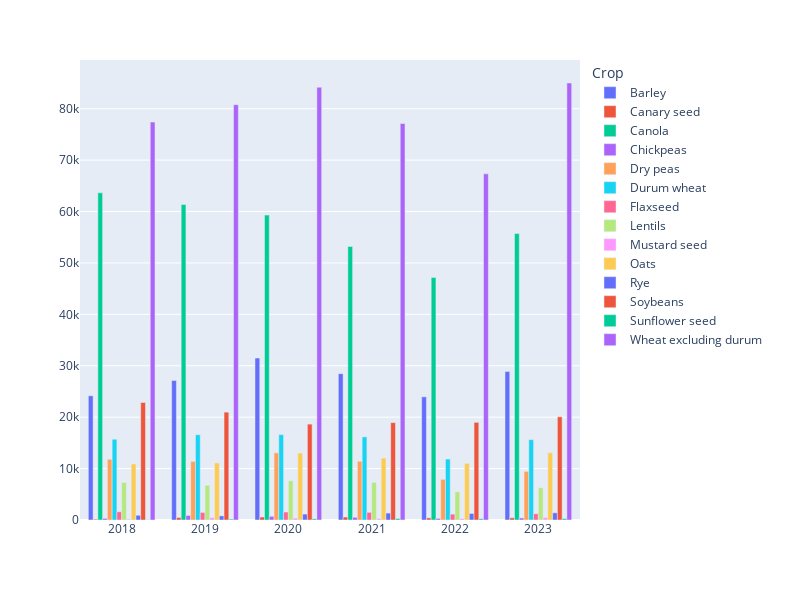

Notebook source saved alongside this figure:
### Code cell
fig = px.bar(df_grouped, color='Crop', y='Metric_Tonnes', x='Year', barmode='group')
fig.update_yaxes(title="")
fig.update_xaxes(title='')
fig.update_layout(width=800, height=600)
fig.show()

### Figure 1 — Plotly figure (JSON) as saved in the notebook; plotly's stock layout.template omitted (floating-point values rounded to 4 significant figures)
{"data": [{"alignmentgroup": "True", "hovertemplate": "Crop=Barley      <br>Year=%{x}<br>Metric_Tonnes=%{y}<extra></extra>", "legendgroup": "Barley      ", "marker": {"color": "#636efa", "pattern": {"shape": ""}}, "name": "Barley      ", "offsetgroup": "Barley      ", "orientation": "v", "showlegend": true, "textposition": "auto", "type": "bar", "x": ["2018", "2019", "2020", "2021", "2022", "2023"], "xaxis": "x", "y": [24162, 27143, 31507, 28466, 23955, 28870], "yaxis": "y"}, {"alignmentgroup": "True", "hovertemplate": "Crop=Canary seed<br>Year=%{x}<br>Metric_Tonnes=%{y}<extra></extra>", "legendgroup": "Canary seed", "marker": {"color": "#EF553B", "pattern": {"shape": ""}}, "name": "Canary seed", "offsetgroup": "Canary seed", "orientation": "v", "showlegend": true, "textposition": "auto", "type": "bar", "x": ["2018", "2019", "2020", "2021", "2022", "2023"], "xaxis": "x", "y": [158, 491, 575, 577, 413, 430], "yaxis": "y"}, {"alignmentgroup": "True", "hovertemplate": "Crop=Canola        <br>Year=%{x}<br>Metric_Tonnes=%{y}<extra></extra>", "legendgroup": "Canola        ", "marker": {"color": "#00cc96", "pattern": {"shape": ""}}, "name": "Canola        ", "offsetgroup": "Canola        ", "orientation": "v", "showlegend": true, "textposition": "auto", "type": "bar", "x": ["2018", "2019", "2020", "2021", "2022", "2023"], "xaxis": "x", "y": [63640, 61360, 59309, 53218, 47191, 55718], "yaxis": "y"}, {"alignmentgroup": "True", "hovertemplate": "Crop=Chickpeas<br>Year=%{x}<br>Metric_Tonnes=%{y}<extra></extra>", "legendgroup": "Chickpeas", "marker": {"color": "#ab63fa", "pattern": {"shape": ""}}, "name": "Chickpeas", "offsetgroup": "Chickpeas", "orientation": "v", "showlegend": true, "textposition": "auto", "type": "bar", "x": ["2018", "2019", "2020", "2021", "2022", "2023"], "xaxis": "x", "y": [311, 874, 718, 519, 310, 398], "yaxis": "y"}, {"alignmentgroup": "True", "hovertemplate": "Crop=Dry peas <br>Year=%{x}<br>Metric_Tonnes=%{y}<extra></extra>", "legendgroup": "Dry peas ", "marker": {"color": "#FFA15A", "pattern": {"shape": ""}}, "name": "Dry peas ", "offsetgroup": "Dry peas ", "orientation": "v", "showlegend": true, "textposition": "auto", "type": "bar", "x": ["2018", "2019", "2020", "2021", "2022", "2023"], "xaxis": "x", "y": [11805, 11398, 13066, 11432, 7911, 9455], "yaxis": "y"}, {"alignmentgroup": "True", "hovertemplate": "Crop=Durum wheat        <br>Year=%{x}<br>Metric_Tonnes=%{y}<extra></extra>", "legendgroup": "Durum wheat        ", "marker": {"color": "#19d3f3", "pattern": {"shape": ""}}, "name": "Durum wheat        ", "offsetgroup": "Durum wheat        ", "orientation": "v", "showlegend": true, "textposition": "auto", "type": "bar", "x": ["2018", "2019", "2020", "2021", "2022", "2023"], "xaxis": "x", "y": [15709, 16587, 16605, 16174, 11854, 15625], "yaxis": "y"}, {"alignmentgroup": "True", "hovertemplate": "Crop=Flaxseed      <br>Year=%{x}<br>Metric_Tonnes=%{y}<extra></extra>", "legendgroup": "Flaxseed      ", "marker": {"color": "#FF6692", "pattern": {"shape": ""}}, "name": "Flaxseed      ", "offsetgroup": "Flaxseed      ", "orientation": "v", "showlegend": true, "textposition": "auto", "type": "bar", "x": ["2018", "2019", "2020", "2021", "2022", "2023"], "xaxis": "x", "y": [1602, 1470, 1550, 1493, 1147, 1219], "yaxis": "y"}, {"alignmentgroup": "True", "hovertemplate": "Crop=Lentils<br>Year=%{x}<br>Metric_Tonnes=%{y}<extra></extra>", "legendgroup": "Lentils", "marker": {"color": "#B6E880", "pattern": {"shape": ""}}, "name": "Lentils", "offsetgroup": "Lentils", "orientation": "v", "showlegend": true, "textposition": "auto", "type": "bar", "x": ["2018", "2019", "2020", "2021", "2022", "2023"], "xaxis": "x", "y": [7308, 6766, 7632, 7330, 5489, 6273], "yaxis": "y"}, {"alignmentgroup": "True", "hovertemplate": "Crop=Mustard seed<br>Year=%{x}<br>Metric_Tonnes=%{y}<extra></extra>", "legendgroup": "Mustard seed", "marker": {"color": "#FF97FF", "pattern": {"shape": ""}}, "name": "Mustard seed", "offsetgroup": "Mustard seed", "orientation": "v", "showlegend": true, "textposition": "auto", "type": "bar", "x": ["2018", "2019", "2020", "2021", "2022", "2023"], "xaxis": "x", "y": [174, 483, 370, 260, 282, 495], "yaxis": "y"}, {"alignmentgroup": "True", "hovertemplate": "Crop=Oats       <br>Year=%{x}<br>Metric_Tonnes=%{y}<extra></extra>", "legendgroup": "Oats       ", "marker": {"color": "#FECB52", "pattern": {"shape": ""}}, "name": "Oats       ", "offsetgroup": "Oats       ", "orientation": "v", "showlegend": true, "textposition": "auto", "type": "bar", "x": ["2018", "2019", "2020", "2021", "2022", "2023"], "xaxis": "x", "y": [10902, 11099, 13030, 12051, 11024, 13088], "yaxis": "y"}, {"alignmentgroup": "True", "hovertemplate": "Crop=Rye     <br>Year=%{x}<br>Metric_Tonnes=%{y}<extra></extra>", "legendgroup": "Rye     ", "marker": {"color": "#636efa", "pattern": {"shape": ""}}, "name": "Rye     ", "offsetgroup": "Rye     ", "orientation": "v", "showlegend": true, "textposition": "auto", "type": "bar", "x": ["2018", "2019", "2020", "2021", "2022", "2023"], "xaxis": "x", "y": [918, 805, 1154, 1348, 1264, 1398], "yaxis": "y"}, {"alignmentgroup": "True", "hovertemplate": "Crop=Soybeans   <br>Year=%{x}<br>Metric_Tonnes=%{y}<extra></extra>", "legendgroup": "Soybeans   ", "marker": {"color": "#EF553B", "pattern": {"shape": ""}}, "name": "Soybeans   ", "offsetgroup": "Soybeans   ", "orientation": "v", "showlegend": true, "textposition": "auto", "type": "bar", "x": ["2018", "2019", "2020", "2021", "2022", "2023"], "xaxis": "x", "y": [22851, 20979, 18649, 18942, 18991, 20066], "yaxis": "y"}, {"alignmentgroup": "True", "hovertemplate": "Crop=Sunflower seed<br>Year=%{x}<br>Metric_Tonnes=%{y}<extra></extra>", "legendgroup": "Sunflower seed", "marker": {"color": "#00cc96", "pattern": {"shape": ""}}, "name": "Sunflower seed", "offsetgroup": "Sunflower seed", "orientation": "v", "showlegend": true, "textposition": "auto", "type": "bar", "x": ["2018", "2019", "2020", "2021", "2022", "2023"], "xaxis": "x", "y": [57, 177, 227, 277, 234, 260], "yaxis": "y"}, {"alignmentgroup": "True", "hovertemplate": "Crop=Wheat excluding durum       <br>Year=%{x}<br>Metric_Tonnes=%{y}<extra></extra>", "legendgroup": "Wheat excluding durum       ", "marker": {"color": "#ab63fa", "pattern": {"shape": ""}}, "name": "Wheat excluding durum       ", "offsetgroup": "Wheat excluding durum       ", "orientation": "v", "showlegend": true, "textposition": "auto", "type": "bar", "x": ["2018", "2019", "2020", "2021", "2022", "2023"], "xaxis": "x", "y": [77397, 80787, 84172, 77122, 67325, 84999], "yaxis": "y"}], "layout": {"barmode": "group", "height": 600, "legend": {"title": {"text": "Crop"}, "tracegroupgap": 0}, "margin": {"t": 60}, "width": 800, "xaxis": {"anchor": "y", "domain": [0, 1], "title": {"text": ""}}, "yaxis": {"anchor": "x", "domain": [0, 1], "title": {"text": ""}}}}
